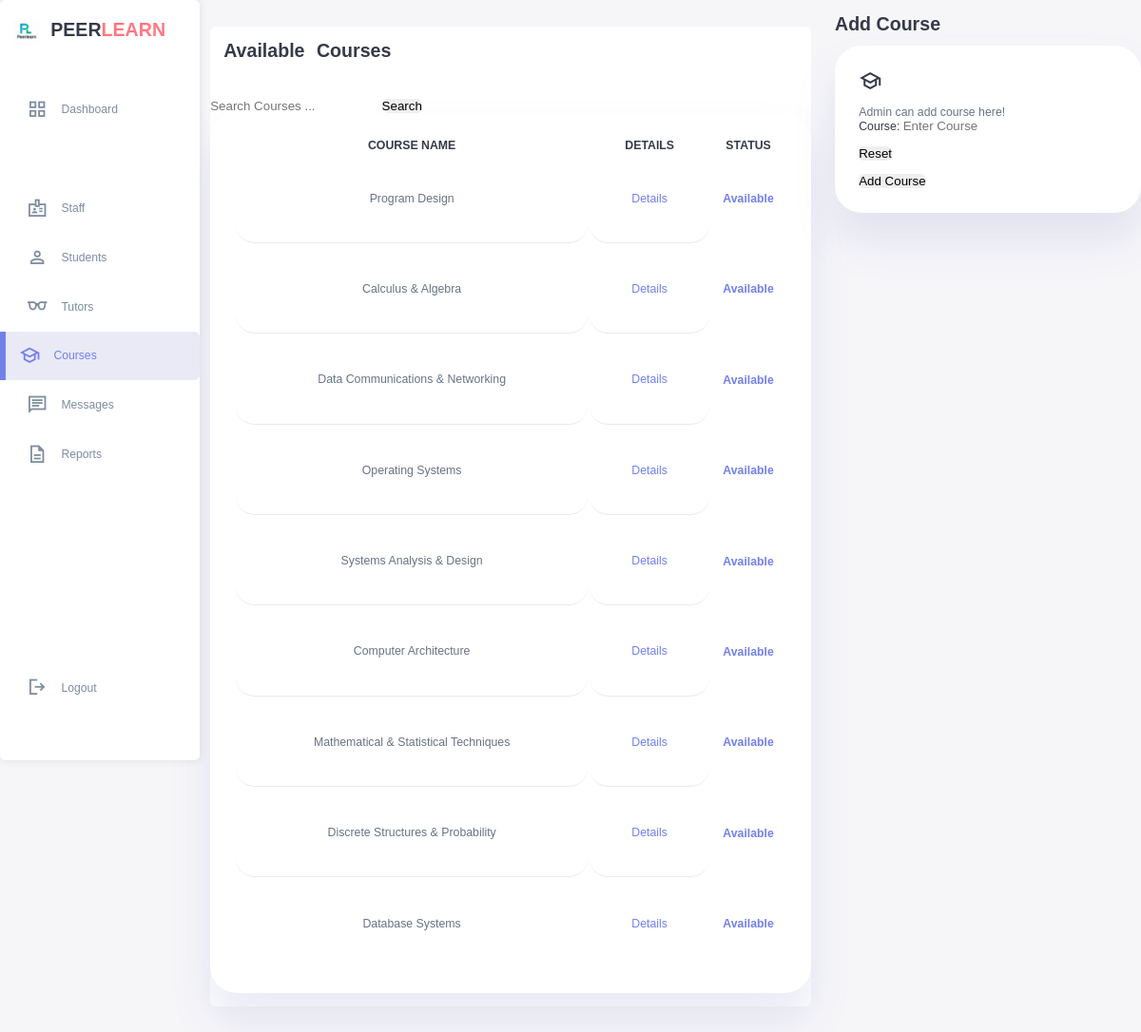
Page /admin_course.php on the earlier database version.
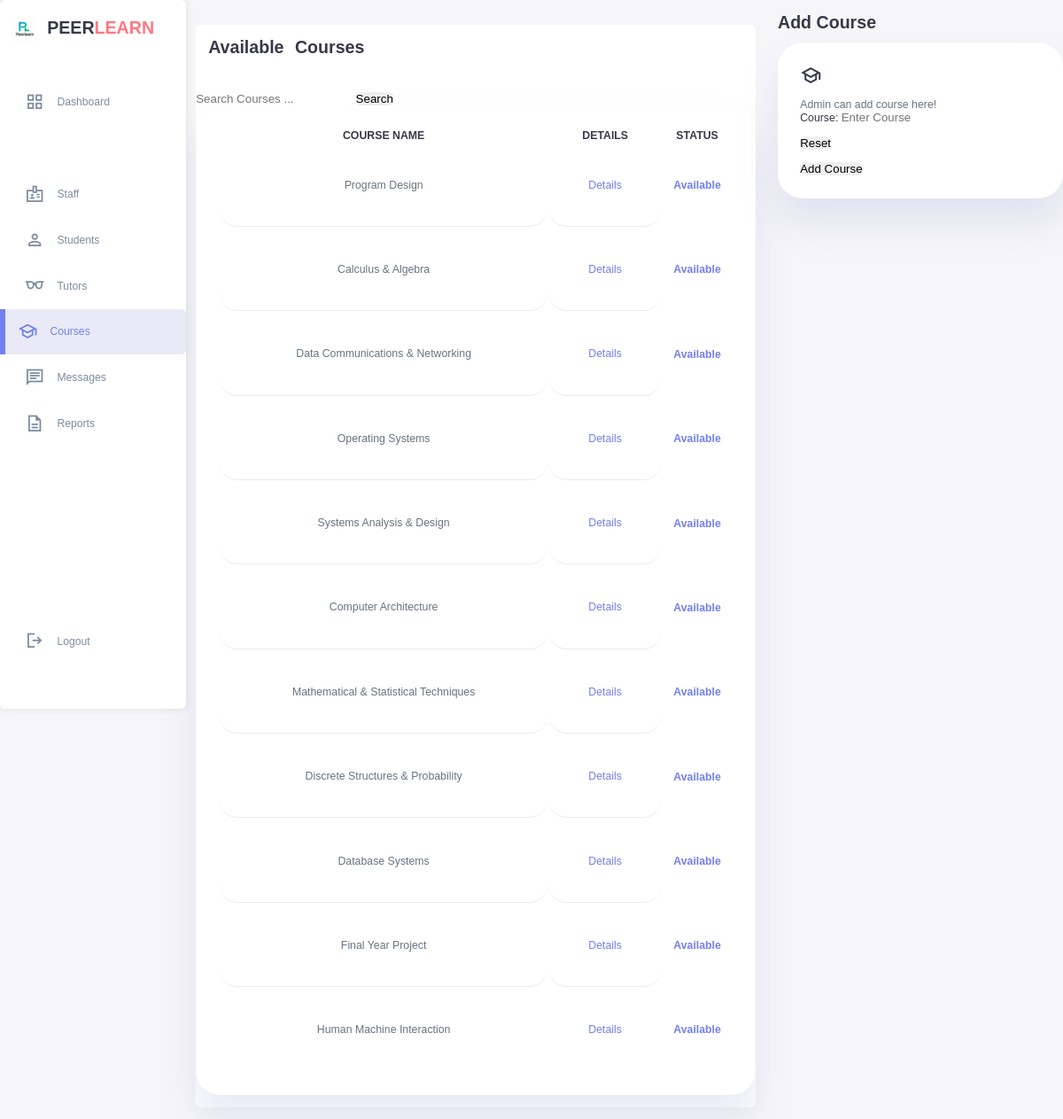
Same page on the later database version.
### tables this page shows
CREATE TABLE `course` (
  `id` int(11) NOT NULL,
  `course_name` varchar(100) NOT NULL,
  `details` text DEFAULT NULL,
  `status` enum('active','inactive') DEFAULT 'active',
  `created_at` timestamp NOT NULL DEFAULT current_timestamp(),
  `updated_at` timestamp NOT NULL DEFAULT current_timestamp() ON UPDATE current_timestamp()
);

### admin_course.php (the view, shortened to what this page needs)
<!DOCTYPE html>
<html lang="en">
<head>
    <link rel="stylesheet" href="studentstyle.css">
</head>
<body>
    <body>
    <div class="container">
        <aside>
            <div class="top">
                <div class="logo">
                    <img src="image/logo.png">
                    <h2>PEER<span class="danger">LEARN</span></h2>
                </div>
            </div>
            <div class="sidebar">
                <a href="admin.html"><span class="material-symbols-sharp">grid_view</span><h3>Dashboard</h3></a>
                <a href="#"></a>
                <a href="admin_staff.php"><span class="material-symbols-sharp">badge</span><h3>Staff</h3></a>
                <a href="admin_student.php"><span class="material-symbols-sharp">person</span><h3>Students</h3></a>
                <a href="admin_tutors.php"><span class="material-symbols-sharp">eyeglasses</span><h3>Tutors</h3></a>
                <a href="admin_course.php" class="active"><span class="material-symbols-sharp">school</span><h3>Courses</h3></a>
                <a href="admin_message.php"><span class="material-symbols-sharp">chat</span><h3>Messages</h3></a>
                <a href="admin_report.php"><span class="material-symbols-sharp">description</span><h3>Reports</h3></a>
                <a href="home_page.html"><span class="material-symbols-sharp">logout</span><h3>Logout</h3></a>
            </div>
        </aside>
        <main>
            <div class="current_students">
                <h2>Available Courses</h2>
                 <di style="margin-left: 500px ; padding:100px;">
                    <form action="" method="GET">
                        <input type="text" name="my_search" placeholder="Search Courses ...">
                        <input type="submit" name="search" value="Search">
                    </form>
                <table>
                    <thead>
                        <tr>
                            <th>COURSE NAME</th>
                            <th>DETAILS</th>
                            <th>STATUS</th>
                        </tr>
                    </thead>
                    <tbody>
                        <?php
                        $servername = "localhost";
                        $username = "root";
                        $password = "";
                        $dbname = "peer_tutoring_platform";
                        $conn = new mysqli($servername, $username, $password, $dbname);
                        $sql = "SELECT * FROM course";
                        $result = $conn->query($sql);
                        if ($result->num_rows > 0) {
                            while($row = $result->fetch_assoc()) {
                                echo "<tr>
                                    <td>".htmlspecialchars($row["course_name"])."</td>
                                     <td>
                                    <a href='course_details.php?id=".$row["id"]."' class='details-btn'>Details</a>
                                    </td>
                                    <th>
                                        <a>Available</a>
                                    </th>
                                </tr>";
                            }
                        } else {
                            $no_results_message = isset($_GET['search']) ?
                                "No courses found matching '".htmlspecialchars($_GET['my_search'])."'" :
                                "No courses found";
                            echo "<tr><td colspan='4'>$no_results_message</td></tr>";
                        }
                        ?>
                    </tbody>
                </table>
            </div>
        </main>
            <div class="recent-updates">
                <h2>Add  Course</h2>
                <div class="updates">
                    <div class="update">
                        <span class="material-symbols-sharp">school</span>
                    </div>
                    <div class="message">
                        <p>Admin can add course here!</p>
                        <form action="course_record.php" method="POST">
                            <div>
                                <label for="Course">Course:</label>
                                <input type="text" id="course" name="course_name" placeholder="Enter Course" required>
                            </div>
                            <br>
                            <div>
                                <input type="reset" value="Reset">
                            </div>
                            <br>
                            <div>
                                <input type="submit" value="Add Course">
                            </div>
                        </form>
    </div>
</body>
</html>

Differences in the rows shown:
added course: course_name "Final Year Project"
added course: course_name "Human Machine Interaction"
